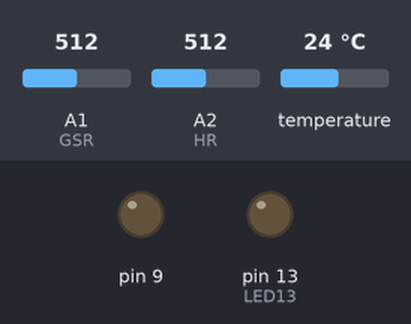
Bench run of a sketch on a simulated Arduino Uno, built with avr-gcc and run on an emulated ATmega328P. On the bench: output pins drawn as LEDs (lit = HIGH). Inputs (shaded band) come from the test bench; at power-on: A2 (HR) = 512, A1 (GSR) = 512, temperature 24 °C. What the sketch prints to the serial monitor is not drawn.

Above: at 4.7 s.
4.8 s: A2 (HR) set to 537
At 5.7 s:
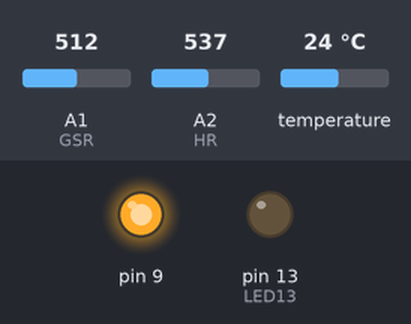
6.6 s: A2 (HR) set to 505
8.1 s: A2 (HR) set to 473
At 9.0 s:
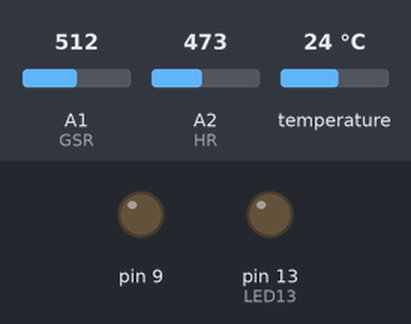
Timing chart, 0 to 11.1 s (numbered marks = the images above; inputs shaded):
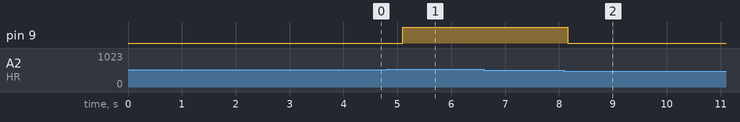

Measured:
- the behaviour switches between 518 and 519 on A2 (HR) (found by bisection; images 0 and 1)
- the behaviour switches between 490 and 489 on A2 (HR) (found by bisection; images 1 and 2)
- after the input at 4.8 s, pin 9: LOW → HIGH after 0.30 s
- after the input at 6.6 s, every drawn part: stays the same
- after the input at 8.1 s, pin 9: HIGH → LOW after 0.06 s

The sketch:

SensorsReader.ino
```cpp
#include <Wire.h>
#include <OneWire.h>
#include <DallasTemperature.h>


#define TEMPERATURE A3
#define HR A2
#define GSR A1

// Setup a oneWire instance to communicate with any OneWire device
OneWire oneWire(TEMPERATURE);

// Pass oneWire reference to DallasTemperature library
DallasTemperature sensors(&oneWire);

int LED13 = LED_BUILTIN;
int thresholdGSR = 0;
int sensorValue;
  int temp;

int UpperThreshold = 518;
int LowerThreshold = 490;
int reading = 0;
float BPM = 0.0;
bool IgnoreReading = false;
bool FirstPulseDetected = false;
unsigned long FirstPulseTime = 0;
unsigned long SecondPulseTime = 0;
unsigned long PulseInterval = 0;
const unsigned long delayTime = 10;
const unsigned long delayTime2 = 100;
const unsigned long delayTime3 = 100;
const unsigned long baudRate = 9600;
unsigned long previousMillis = 0;
unsigned long previousMillis2 = 0;
unsigned long previousMillis3 = 0;

double outBPM = 0;
double outGSR = 0;

struct message {
  int GSR = 0;
  int HR = 0;
};

int cmd = 0;

void start() {
  pinMode(LED13, OUTPUT);
  long sum = 0;
  delay(1000);

  for (int i = 0; i < 500; i++) {
    sensorValue = analogRead(GSR);
    sum += sensorValue;
    delay(5);
  }
  thresholdGSR = sum / 500;
  // Serial.print("threshold =");
  // Serial.println(thresholdGSR);
}

void hold() {
  cmd = 0;
  while (true) {

    cmd = Serial.read();
    delay(10);
    if (cmd == 1)
      break;
  }
}


// First event timer
int myTimer1(unsigned long delayTime, unsigned long currentMillis){
  if(currentMillis - previousMillis >= delayTime){previousMillis = currentMillis;return 1;}
  else{return 0;}
}

// Second event timer
int myTimer2(unsigned long delayTime2, unsigned long currentMillis){
  if(currentMillis - previousMillis2 >= delayTime2){previousMillis2 = currentMillis;return 1;}
  else{return 0;}
}
int myTimer3(unsigned long delayTime2, unsigned long currentMillis){
  if(currentMillis - previousMillis3 >= delayTime3){previousMillis3 = currentMillis;return 1;}
  else{return 0;}
}


void setup(){
  Serial.begin(9600);
  sensors.begin();
  pinMode(9, OUTPUT);
  digitalWrite(9, LOW);

  cmd = 0;
    //while (true) {

      //cmd = Serial.read();
      //delay(10);
      //if (cmd == 1)
      //  break;
    //}
    pinMode(LED13, OUTPUT);
    long sum = 0;
    delay(1000);

    for (int i = 0; i < 500; i++) {
      sensorValue = analogRead(GSR);
      sum += sensorValue;
      delay(5);
    }
    thresholdGSR = sum / 500;

}

void loop(){


    sensorValue = analogRead(GSR);
  // Get current time
  unsigned long currentMillis = millis();

  // First event
  if(myTimer1(delayTime, currentMillis) == 1){

    reading = analogRead(HR);

    // Heart beat leading edge detected.
    if(reading > UpperThreshold && IgnoreReading == false){
      if(FirstPulseDetected == false){
        FirstPulseTime = millis();
        FirstPulseDetected = true;
      }
      else{
        SecondPulseTime = millis();
        PulseInterval = SecondPulseTime - FirstPulseTime;
        FirstPulseTime = SecondPulseTime;
      }
      IgnoreReading = true;
      digitalWrite(9, HIGH);
    }

    // Heart beat trailing edge detected.
    if(reading < LowerThreshold && IgnoreReading == true){
      IgnoreReading = false;
      digitalWrite(9, LOW);
    }

    // Calculate Beats Per Minute.
    BPM = (1.0/PulseInterval) * 60.0 * 1000;
  }

  // Second event
  if(myTimer2(delayTime2, currentMillis) == 1){

    outBPM = BPM;
    //Serial.flush();
  }
  temp = thresholdGSR - sensorValue;
    if (abs(temp) > 50) {
      sensorValue = analogRead(GSR);
      temp = thresholdGSR - sensorValue;
      if (abs(temp) > 50) {
        //Serial.print("GSR: ");
        //Serial.print((abs(temp) - 50));
        outGSR = (abs(temp) - 50);
        //Serial.print("\n");
        delay(100);

        cmd = Serial.read();
        Serial.flush();
        if (cmd == 1)
          hold();
        else if (cmd == 2)
          loop();
      }
    }
if(myTimer3(delayTime3, currentMillis) == 1){
    {
      sensors.requestTemperatures();
    //  Serial.print(" ");

    String output = String(outGSR,8) + ";" + String(outBPM,4) + ";" + String(sensors.getTempCByIndex(0),5) ;
    Serial.print(output);

    /*Serial.print(outGSR);
    Serial.print(";");
    Serial.print(outBPM);
    Serial.print(";");
    Serial.print(sensors.getTempCByIndex(0));
    Serial.println();
    */
    //Serial.flush();
  }
    //delay(100);
  }

}
```
